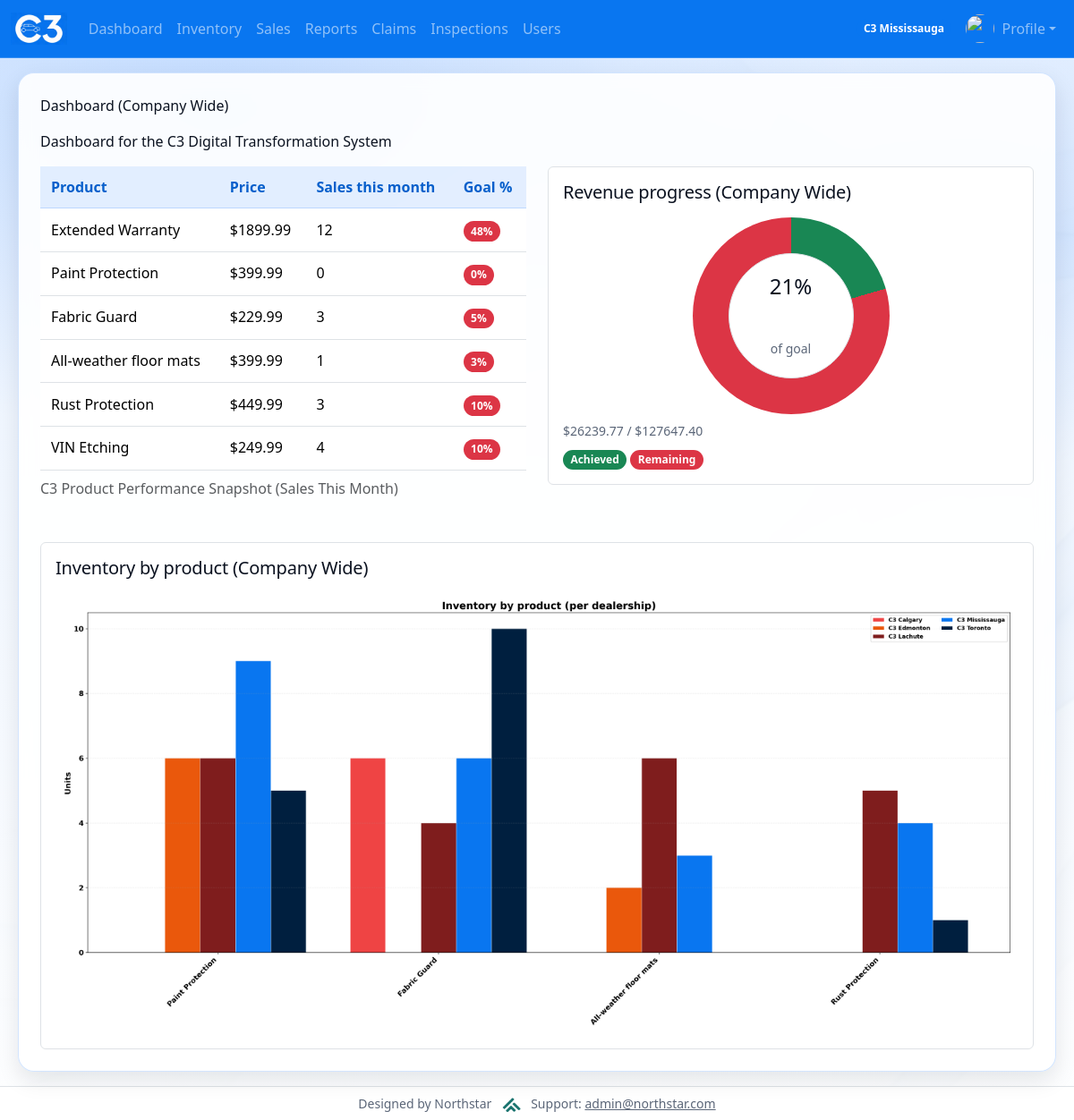
The app's page /home/dashboard/ (signed in) with its own data.
### Dashboard/models.py (models this page shows, shortened)
class Dealership(models.Model):
    name = models.CharField(max_length=200)
    badge_css_class = models.CharField(
        max_length=80,
        default="bg-dark",
        help_text="Bootstrap/extra CSS classes for this dealership's badge (navbar, user list).",
    )
    is_default_home = models.BooleanField(
        default=False,
        help_text="If True, new user group edits default to this dealership when none is set.",
    )
    class Meta:
        ordering = ["name"]
    def resolved_badge_css_class(self) -> str:
        raw = (self.badge_css_class or "").strip()
        if raw.startswith("ns-badge-dealership-"):
            return raw
    def chart_color_hex(self) -> str:
        key = self.resolved_badge_css_class()
        mapping = {
            "ns-badge-dealership-mississauga": "#0976f0",
            "ns-badge-dealership-toronto": "#001f3f",
            "ns-badge-dealership-edmonton": "#ea580c",
            "ns-badge-dealership-calgary": "#ef4444",
            "ns-badge-dealership-lachute": "#7f1d1d",
            "ns-badge-navy": "#001f3f",
            "ns-badge-c3-toronto": "#001f3f",
        }
        return mapping.get(key, "#495057")

class SalesProduct(models.Model):
    name = models.CharField(max_length=200)
    price = models.DecimalField(max_digits=10, decimal_places=2, default=0, help_text="Product price")
    goal = models.PositiveIntegerField(default=1, help_text="Monthly sales goal")
    display_order = models.PositiveIntegerField(default=0)
    product_id = models.PositiveIntegerField(null=True, blank=True)
    tracks_inventory = models.BooleanField(
        default=True,
        help_text="If False (e.g. warranties), item is excluded from inventory and stock checks.",
    )
    class Meta:
        ordering = ['display_order', 'id']

### Dashboard/views.py (the view)
# urls.py: path("dashboard/", views.index, name="index"),
def index(request):
    sales_products = list(SalesProduct.objects.all())
    y, m = _sales_month_today()
    can_view_all = bool(getattr(request, "ns_can_view_all_dealerships", False))
    home_dealership = getattr(request, "ns_dealership", None)
    if not can_view_all and not home_dealership:
        return HttpResponseForbidden("No dealership is assigned to your user.")
    dealership_count = Dealership.objects.count() if can_view_all else 1
    daily_sales_scope = DailySale.objects.filter(date__year=y, date__month=m)
    if not can_view_all and home_dealership:
        daily_sales_scope = daily_sales_scope.filter(dealership=home_dealership)
    sales_by_product_id = {
        row["product_id"]: (row["total"] or 0)
        for row in daily_sales_scope
        .values("product_id")
        .annotate(total=Sum("amount"))
    }
    dashboard_rows = []
    revenue_goal = Decimal("0")
    revenue_achieved = Decimal("0")
    for p in sales_products:
        sales_this_month = int(sales_by_product_id.get(p.id, 0) or 0)
        goal_units = int(p.goal or 0) * int(dealership_count or 1)
        goal_pct = round((sales_this_month / goal_units) * 100) if goal_units else None
        dashboard_rows.append(
            {
                "product": p,
                "sales_this_month": sales_this_month,
                "goal_pct": goal_pct,
            }
        )
        price = p.price or Decimal("0")
        revenue_goal += Decimal(int(p.goal or 0) * int(dealership_count or 1)) * price
        revenue_achieved += Decimal(sales_this_month) * price
    if revenue_goal > 0:
        revenue_goal_pct_raw = (revenue_achieved / revenue_goal) * Decimal("100")
    else:
        revenue_goal_pct_raw = Decimal("0")
    revenue_goal_pct = revenue_goal_pct_raw
    if revenue_goal_pct < 0:
        revenue_goal_pct = Decimal("0")
    if revenue_goal_pct > 100:
        revenue_goal_pct = Decimal("100")
    inventory_totals_png_b64 = None
    try:
        physical_products = list(
            SalesProduct.objects.filter(tracks_inventory=True).order_by("display_order", "id")
        )
        if can_view_all:
            dealerships = list(Dealership.objects.order_by("name"))
        else:
            dealerships = [home_dealership] if home_dealership else []
        if physical_products and dealerships:
            import base64
            from io import BytesIO
            import matplotlib
            matplotlib.use("Agg")
            import matplotlib.pyplot as plt
            import numpy as np
            product_labels = [p.name for p in physical_products]
            x = np.arange(len(product_labels))
            width = 0.8 / max(1, len(dealerships))
            fig, ax = plt.subplots(figsize=(24, 11))
            for i, deal in enumerate(dealerships):
                quantities = [quantity_on_hand(p, deal) for p in physical_products]
                offset = (i - (len(dealerships) - 1) / 2) * width
                ax.bar(
                    x + offset,
                    quantities,
                    width=width,
                    label=deal.name,
                    color=deal.chart_color_hex(),
                    edgecolor="white",
                    linewidth=0.6,
                )
            ax.set_title("Inventory by product (per dealership)", fontsize=18, fontweight="bold")
            ax.set_ylabel("Units", fontsize=14, fontweight="bold")
            ax.set_xticks(x)
            ax.set_xticklabels(
                product_labels,
                rotation=45,
                ha="right",
                fontsize=13,
            )
            ax.tick_params(axis="x", labelsize=13)
            ax.tick_params(axis="y", labelsize=13)
            for t in ax.get_xticklabels():
                t.set_fontweight("bold")
            for t in ax.get_yticklabels():
                t.set_fontweight("bold")
            ax.grid(axis="y", linestyle="--", alpha=0.25)
            ax.legend(fontsize=18, ncol=2, prop={"weight": "bold"})
            fig.tight_layout(pad=1.5)
            buf = BytesIO()
            fig.savefig(buf, format="png", dpi=240)
            inventory_totals_png_b64 = base64.b64encode(buf.getvalue()).decode("ascii")
            plt.close(fig)
    except Exception:
        inventory_totals_png_b64 = None
    context = {
        "dashboard_rows": dashboard_rows,
        "revenue_goal_pct": float(revenue_goal_pct),
        "revenue_goal_pct_raw": float(revenue_goal_pct_raw),
        "revenue_goal": f"{revenue_goal.quantize(Decimal('0.01'))}",
        "revenue_achieved": f"{revenue_achieved.quantize(Decimal('0.01'))}",
        "inventory_totals_png_b64": inventory_totals_png_b64,
        "revenue_scope_label": "Company Wide" if can_view_all else (home_dealership.name if home_dealership else "Dealership"),
    }
    return render(request, "Dashboard/index.html", context)

### Dashboard/inventory_services.py (called while the page is built)
def user_home_dealership(user):
    if not user or not user.is_authenticated:
        return None
    try:
        from Profile.models import UserProfile
        prof = UserProfile.objects.select_related("dealership").filter(user=user).first()
        return prof.dealership if prof else None
    except Exception:
        return None

def quantity_on_hand(product, dealership):
    from .models import ProductInventory
    row = (
        ProductInventory.objects.filter(product=product, dealership=dealership)
        .only("quantity")
        .first()
    )
    return int(row.quantity) if row else 0

### Dashboard/views.py (called while the page is built)
def _sales_month_today():
    d = timezone.localdate()
    return d.year, d.month

### Dashboard/templates/Dashboard/index.html (shortened to what this page needs)
{% extends "Dashboard/base.html" %}
{% block content %}
<p>
	Dashboard
	({% if request.ns_can_view_all_dealerships %}Company Wide{% else %}{% if ns_dealership_label %}{{ ns_dealership_label }}{% else %}Dealership{% endif %}{% endif %})
</p>
<p>Dashboard for the C3 Digital Transformation System</p>
<div class="row">
	<div class="col-md-6">
<table class="table">
	<caption>C3 Product Performance Snapshot (Sales This Month)</caption>
	<thead>
	<tr>
		<th scope="col">Product</th>
		<th scope="col">Price</th>
		<th scope="col">Sales this month</th>
		<th scope="col">Goal %</th>
	</tr>
	</thead>
	<tbody>
	{% for row in dashboard_rows %}
	<tr>
		<td scope="row">{{ row.product.name }}</td>
		<td>${{ row.product.price }}</td>
		<td>{{ row.sales_this_month }}</td>
		<td>
			<span class="badge {% if row.goal_pct is None %}bg-secondary{% elif row.goal_pct >= 90 %}bg-success{% elif row.goal_pct >= 70 %}bg-warning{% else %}bg-danger{% endif %}" title="{{ row.sales_this_month }}/{{ row.product.goal }}">
				{% if row.goal_pct is not None %}{{ row.goal_pct }}%{% else %}—{% endif %}
			</span>
		</td>
	</tr>
	{% empty %}
	<tr><td colspan="4" class="text-muted">No products. Add some on the Sales page.</td></tr>
	{% endfor %}
	</tbody>
</table>
	</div>
	<div class="col-md-6">
		<div class="p-3 bg-white border rounded">
			<h2 class="h5 mb-3">Revenue progress ({{ revenue_scope_label|default:"Company Wide" }})</h2>
			<div class="text-center mb-2">
				{% if revenue_progress_png_b64 %}
					<img
						alt="Revenue progress chart"
						style="width: 220px; height: 220px;"
					/>
				{% else %}
					<div class="goal-pie" style="--p: {{ revenue_goal_pct|default:0 }};">
						<div class="goal-pie-center">
							<div class="h4 mb-0">{{ revenue_goal_pct_raw|default:revenue_goal_pct|floatformat:0 }}%</div>
							<div class="small text-muted">of goal</div>
						</div>
					</div>
				{% endif %}
			</div>
			<div class="small text-muted mt-2">
				${{ revenue_achieved }} / ${{ revenue_goal }}
			</div>
			<div class="mt-2">
				<span class="badge bg-success">Achieved</span>
				<span class="badge bg-danger">Remaining</span>
			</div>
		</div>
	</div>
</div>
<div class="row mt-4">
	<div class="col-md-12">
		<div class="p-3 bg-white border rounded">
			<h2 class="h5 mb-3">
				Inventory by product
				({% if request.ns_can_view_all_dealerships %}Company Wide{% else %}{% if ns_dealership_label %}{{ ns_dealership_label }}{% else %}Dealership{% endif %}{% endif %})
			</h2>
			<div class="text-center">
				{% if inventory_totals_png_b64 %}
					<img
						alt="Inventory totals by dealership chart"
						style="width: 100%; max-width: 1100px; height: auto;"
					/>
				{% else %}
					<p class="text-muted small mb-0">No inventory data available yet.</p>
				{% endif %}
			</div>
		</div>
	</div>
</div>
{% endblock content %}

### Dashboard/templates/Dashboard/base.html (shortened to what this page needs)
<!DOCTYPE html>
<html lang="en">
<head>
    {% load static %}
    <link rel="stylesheet" href="{% static 'bootstrap/css/bootstrap.css' %}">
    <link rel="stylesheet" href="{% static 'css/theme.css' %}">
</head>
<body class="d-flex flex-column min-vh-100">
<nav class="navbar navbar-expand-lg navbar-dark bg-primary">
    <div class="container-fluid">
        <a class="navbar-brand d-flex align-items-center" href="{% url ns_site_namespace|add:':home' %}">
            <img src="{% static 'images/logo.png' %}" alt="C3" height="36" style="max-height: 36px;">
        </a>
        {% if user.is_authenticated %}
        <div class="collapse navbar-collapse" id="navbarNavAltMarkup">
            <ul class="navbar-nav me-auto mb-2 mb-lg-0">
                <li class="nav-item">
                    <a class="nav-link" href="{% url ns_site_namespace|add:':index' %}">Dashboard</a>
                </li>
                <li class="nav-item">
                    <a class="nav-link" href="{% url ns_site_namespace|add:':inventory' %}">Inventory</a>
                </li>
                <li class="nav-item">
                    <a class="nav-link" href="{% url ns_site_namespace|add:':sales' %}">Sales</a>
                </li>
                <li class="nav-item">
                    <a class="nav-link" href="{% url ns_site_namespace|add:':Reports' %}">Reports</a>
                </li>
                <li class="nav-item">
                    <a class="nav-link" href="{% url ns_site_namespace|add:':claims' %}">Claims</a>
                </li>
                <li class="nav-item">
                    <a class="nav-link" href="{% url ns_site_namespace|add:':inspections' %}">Inspections</a>
                </li>
                {% if can_see_users %}
                <li class="nav-item">
                    <a class="nav-link" href="{% url 'Profile:user_list' %}">Users</a>
                </li>
                {% endif %}
            </ul>
            <ul class="navbar-nav ms-auto mb-2 mb-lg-0">
                <li class="nav-item d-flex align-items-center me-2">
                    {% if ns_dealership_label %}
                        <span class="badge rounded-pill text-bg-dark ns-dealership-badge {{ ns_dealership_badge_class|default:'' }}">{{ ns_dealership_label }}</span>
                    {% endif %}
                </li>
                <li class="nav-item dropdown">
                    <a class="nav-link dropdown-toggle d-flex align-items-center" href="#" id="profileNavDropdown" role="button" data-bs-toggle="dropdown" aria-expanded="false">
                        {% if profile_avatar_url %}
                            <img src="{{ profile_avatar_url }}" alt="" class="avatar-circle me-2" width="32" height="32">
                        {% else %}
                            <img src="{% static 'images/default-avatar.png' %}" alt="" class="avatar-circle me-2" width="32" height="32">
                        {% endif %}
                        Profile
                    </a>
                </li>
            </ul>
        </div>
        {% endif %}
    </div>
</nav>
<main class="container-fluid py-3 flex-grow-1">
    <div class="ns-surface p-3 p-md-4 mx-md-2">
{% block content %}{% endblock content %}
    </div>
</main>
<footer class="container-fluid py-2 text-center text-muted small border-top mt-auto bg-white">
	Designed by Northstar
	<img src="{% static 'images/northstar.png' %}" alt="Northstar" height="16" class="mx-2 align-text-bottom" style="max-height:16px;">
	Support: <a href="mailto:admin@northstar.com" class="text-muted">admin@northstar.com</a>
</footer>
</body>
</html>

### static/css/theme.css (style rules this page uses)
:root { --theme-primary: #0976f0; --theme-primary-dark: #075fcb; --theme-primary-soft: rgba(13, 110, 253, 0.12); --theme-ink: #0b1220; --theme-muted: #5b6678; --theme-surface: rgba(255, 255, 255, 0.9); --theme-surface-strong: #ffffff; --theme-border: rgba(13, 110, 253, 0.18); --theme-shadow: 0 16px 40px rgba(11, 18, 32, 0.12); --theme-shadow-sm: 0 10px 24px rgba(11, 18, 32, 0.1); --theme-radius-lg: 18px; --theme-radius-md: 14px; --theme-radius-sm: 12px; }
body { color: var(--theme-ink); background: radial-gradient(1200px 600px at 20% 10%, rgba(13, 110, 253, 0.18), transparent 60%), radial-gradient(900px 500px at 90% 20%, rgba(13, 110, 253, 0.12), transparent 55%), linear-gradient(180deg, rgba(231, 241, 255, 0.95), rgba(255, 255, 255, 0.92)); background-attachment: fixed; }
main { background: transparent; }
.ns-surface { background: var(--theme-surface); border: 1px solid var(--theme-border); border-radius: var(--theme-radius-lg); box-shadow: var(--theme-shadow-sm); backdrop-filter: blur(10px); }
.navbar.bg-primary { background-color: var(--theme-primary) !important; border-bottom: 1px solid rgba(255, 255, 255, 0.18); }
.navbar .navbar-brand { padding-top: 0; padding-bottom: 0; }
.navbar .navbar-brand img { display: block; }
.navbar .nav-link { border-radius: 999px; padding: 0.5rem 0.85rem; transition: background-color 120ms ease, color 120ms ease, transform 120ms ease; }
h1, h2, h3, h4, h5 { letter-spacing: -0.01em; }
.text-muted { color: var(--theme-muted) !important; }
.table { background-color: transparent; }
.table thead th { background-color: rgba(13, 110, 253, 0.1); color: var(--theme-primary-dark); border-color: rgba(13, 110, 253, 0.18); font-weight: 700; }
.table tbody tr { background: rgba(255, 255, 255, 0.9); }
.table > :not(caption) > * > * { padding: 0.7rem 0.75rem; }
.badge { border-radius: 999px; padding: 0.45em 0.7em; }
.goal-pie { --p: 0; width: 220px; height: 220px; border-radius: 50%; background: conic-gradient(#198754 0 calc(var(--p) * 1%), #dc3545 0 100%); display: grid; place-items: center; margin: 0 auto; }
.goal-pie-center { width: 140px; height: 140px; border-radius: 50%; background: #fff; border: 1px solid #dee2e6; display: grid; place-items: center; text-align: center; }
.avatar-circle { width: 32px; height: 32px; border-radius: 50%; object-fit: cover; display: inline-flex; align-items: center; justify-content: center; overflow: hidden; }
.badge.ns-dealership-badge { color: #fff !important; --bs-badge-color: #fff; }
.badge.ns-dealership-badge.ns-badge-dealership-mississauga, .navbar.bg-primary .badge.ns-dealership-badge.ns-badge-dealership-mississauga { background-color: var(--theme-primary) !important; }

### records on screen
Dealership: name "C3 Mississauga"
SalesProduct: product.name "Extended Warranty", product.price "1899.99", sales_this_month "12", goal_pct "48"
SalesProduct: product.name "Paint Protection", product.price "399.99", sales_this_month "0", goal_pct "0"
SalesProduct: product.name "Fabric Guard", product.price "229.99", sales_this_month "3", goal_pct "5"
SalesProduct: product.name "All-weather floor mats", product.price "399.99", sales_this_month "1", goal_pct "3"
SalesProduct: product.name "Rust Protection", product.price "449.99", sales_this_month "3", goal_pct "10"
SalesProduct: product.name "VIN Etching", product.price "249.99", sales_this_month "4", goal_pct "10"

### other values on screen
{{ revenue_scope_label|default:"Company Wide" }} "Company Wide"
{{ revenue_goal_pct_raw|default:revenue_goal_pct|floatformat:0 }} "21"
{{ revenue_achieved }} "26239.77"
{{ revenue_goal }} "127647.40"
